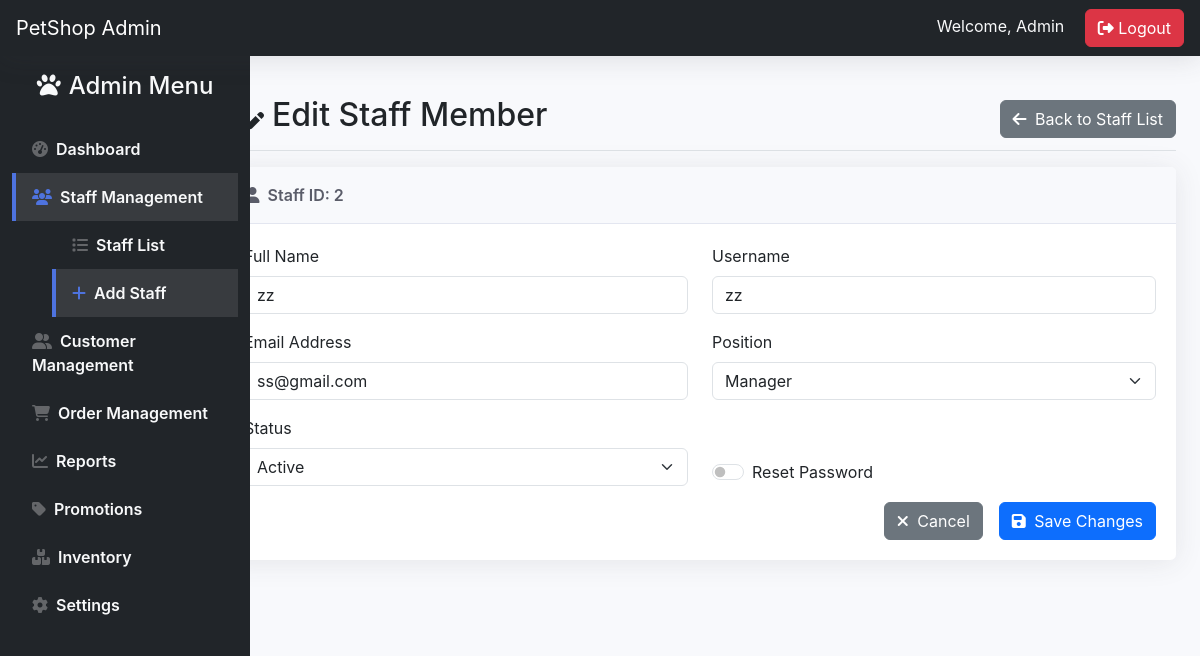
/edit_staff.php?id=2, run on the app's committed database.
### tables this page shows
CREATE TABLE `staff` (
  `Staff_ID` int(11) NOT NULL,
  `Staff_name` varchar(50) NOT NULL,
  `Staff_Username` varchar(50) NOT NULL,
  `Staff_Password` varchar(50) NOT NULL,
  `created_at` timestamp NOT NULL DEFAULT current_timestamp(),
  `position` varchar(255) NOT NULL,
  `Staff_Email` varchar(100) NOT NULL,
  `status` varchar(20) NOT NULL DEFAULT 'Active',
  `reset_token` varchar(64) DEFAULT NULL,
  `reset_token_expires` datetime DEFAULT NULL,
  `password_reset_token` varchar(255) DEFAULT NULL,
  `token_expiry` datetime DEFAULT NULL,
  `login_attempts` int(11) DEFAULT 0,
  `last_failed_login` datetime DEFAULT NULL
);

### edit_staff.php (the view, shortened to what this page needs)
<?php
include('db_connection.php');
$id = $_GET['id'];
$sql = "SELECT * FROM Staff WHERE Staff_ID=?";
$stmt = $conn->prepare($sql);
$stmt->bind_param("i", $id);
$stmt->execute();
$result = $stmt->get_result()->fetch_assoc();
?>
<!DOCTYPE html>
<html lang="en">
<head>
    <link href="https://cdn.jsdelivr.net/npm/bootstrap@5.3.0/dist/css/bootstrap.min.css" rel="stylesheet">
    <link rel="stylesheet" href="https://cdnjs.cloudflare.com/ajax/libs/font-awesome/6.4.0/css/all.min.css">
    <link rel="stylesheet" href="admin_home.css">
</head>
<body>
<nav class="navbar navbar-dark bg-dark px-3">
    <div class="d-flex align-items-center">
        <a class="navbar-brand" href="#">PetShop Admin</a>
    </div>
    <div>
        <span class="text-light me-3">Welcome, Admin</span>
        <a href="login.php" class="btn btn-danger"><i class="fas fa-sign-out-alt"></i> Logout</a>
    </div>
</nav>
<div class="container-fluid">
    <div class="row">
        <nav id="sidebar" class="col-md-2 d-md-block bg-dark sidebar">
            <div class="position-sticky">
                <h4 class="text-light text-center py-3"><i class="fas fa-paw me-2"></i>Admin Menu</h4>
                <ul class="nav flex-column">
                    <li class="nav-item">
                        <a class="nav-link text-light" href="admin_homepage.php">
                            <i class="fas fa-tachometer-alt me-2"></i>Dashboard
                        </a>
                    </li>
                    <li class="nav-item">
                        <a class="nav-link text-light active" data-bs-toggle="collapse" href="#staffMenu">
                            <i class="fas fa-users me-2"></i>Staff Management
                        </a>
                        <div class="collapse show" id="staffMenu">
                            <ul class="nav flex-column ps-4">
                                <li class="nav-item">
                                    <a class="nav-link text-light" href="manage_staff.php">
                                        <i class="fas fa-list me-2"></i>Staff List
                                    </a>
                                </li>
                                <li class="nav-item">
                                    <a class="nav-link text-light active" href="add_staff.php">
                                        <i class="fas fa-plus me-2"></i>Add Staff
                                    </a>
                                </li>
                            </ul>
                        </div>
                    </li>
                    <li class="nav-item">
                        <a class="nav-link text-light" data-bs-toggle="collapse" href="#customerMenu">
                            <i class="fas fa-user-friends me-2"></i>Customer Management
                        </a>
                    </li>
                    <li class="nav-item">
                        <a class="nav-link text-light" data-bs-toggle="collapse" href="#orderMenu">
                            <i class="fas fa-shopping-cart me-2"></i>Order Management
                        </a>
                                </li>
                            </ul>
                        </div>
                    <li class="nav-item">
                        <a class="nav-link text-light" href="reports.php">
                            <i class="fas fa-chart-line me-2"></i>Reports
                        </a>
                    </li>
                    <li class="nav-item">
                        <a class="nav-link text-light" href="promotion.php">
                            <i class="fas fa-tag me-2"></i>Promotions
                        </a>
                    </li>
                    <li class="nav-item">
                        <a class="nav-link text-light" href="inventory.php">
                            <i class="fas fa-boxes me-2"></i>Inventory
                        </a>
                    </li>
                    <li class="nav-item">
                        <a class="nav-link text-light" href="admin_setting.php">
                            <i class="fas fa-cog me-2"></i>Settings
                        </a>
                    </li>
            </div>
        <main class="col-md-10 ms-sm-auto px-md-4">
            <div class="d-flex justify-content-between flex-wrap flex-md-nowrap align-items-center pt-3 pb-2 mb-3 border-bottom">
                <h1 class="h2"><i class="fas fa-user-edit me-2"></i>Edit Staff Member</h1>
                <div class="btn-toolbar mb-2 mb-md-0">
                    <a href="manage_staff.php" class="btn btn-secondary">
                        <i class="fas fa-arrow-left me-1"></i> Back to Staff List
                    </a>
                </div>
            </div>
            <div class="card">
                <div class="card-header">
                    <i class="fas fa-user me-2"></i>Staff ID: <?php echo $result['Staff_ID']; ?>
                </div>
                <div class="card-body">
                    <form method="POST" class="needs-validation" novalidate>
                        <div class="row mb-3">
                            <div class="col-md-6">
                                <label for="Staff_name" class="form-label">Full Name</label>
                                <input type="text" class="form-control" id="Staff_name" name="Staff_name"
                                       value="<?php echo htmlspecialchars($result['Staff_name']); ?>" required>
                            </div>
                            <div class="col-md-6">
                                <label for="Staff_Username" class="form-label">Username</label>
                                <input type="text" class="form-control" id="Staff_Username" name="Staff_Username"
                                       value="<?php echo htmlspecialchars($result['Staff_Username']); ?>" required>
                            </div>
                        </div>
                        <div class="row mb-3">
                            <div class="col-md-6">
                                <label for="Staff_Email" class="form-label">Email Address</label>
                                <input type="email" class="form-control" id="Staff_Email" name="Staff_Email"
                                       value="<?php echo htmlspecialchars($result['Staff_Email']); ?>" required>
                            </div>
                            <div class="col-md-6">
                                <label for="position" class="form-label">Position</label>
                                <select class="form-select" id="position" name="position" required>
                                    <option value="Manager" <?= ($result['position'] == 'Manager') ? 'selected' : '' ?>>Manager</option>
                                </select>
                            </div>
                        </div>
                        <div class="row mb-3">
                            <div class="col-md-6">
                                <label for="status" class="form-label">Status</label>
                                <select class="form-select" id="status" name="status" required>
                                    <option value="Active" <?= ($result['status'] == 'Active') ? 'selected' : '' ?>>Active</option>
                                </select>
                            </div>
                            <div class="col-md-6 d-flex align-items-end">
                                <div class="form-check form-switch">
                                    <input class="form-check-input" type="checkbox" id="resetPassword" name="resetPassword">
                                    <label class="form-check-label" for="resetPassword">Reset Password</label>
                                </div>
                            </div>
                        </div>
                        <div class="d-grid gap-2 d-md-flex justify-content-md-end">
                            <a href="manage_staff.php" class="btn btn-secondary me-md-2">
                                <i class="fas fa-times me-1"></i> Cancel
                            </a>
                            <button type="submit" class="btn btn-primary">
                                <i class="fas fa-save me-1"></i> Save Changes
                            </button>
                        </div>
                    </form>
                </div>
            </div>
        </main>
    </div>
</body>
</html>

### admin_home.css (style rules this page uses)
:root { --sidebar-width: 250px; --topbar-height: 56px; --primary-color: #4e73df; --success-color: #1cc88a; --info-color: #36b9cc; --warning-color: #f6c23e; --danger-color: #e74a3b; --dark-color: #5a5c69; }
body { font-family: 'Nunito', -apple-system, BlinkMacSystemFont, 'Segoe UI', Roboto, 'Helvetica Neue', Arial, sans-serif; background-color: #f8f9fc; padding-top: var(--topbar-height); }
.navbar { height: var(--topbar-height); box-shadow: 0 0.15rem 1.75rem 0 rgba(58, 59, 69, 0.15); position: fixed; top: 0; right: 0; left: 0; z-index: 1030; }
.sidebar { width: var(--sidebar-width); height: calc(100vh - var(--topbar-height)); position: fixed; top: var(--topbar-height); left: 0; background-color: #393440; transition: all 0.3s; z-index: 1020; overflow-y: auto; }
.sidebar .nav-link { color: rgba(255, 255, 255, 0.8); padding: 0.75rem 1rem; font-weight: 600; border-left: 0.25rem solid transparent; transition: all 0.3s; }
.sidebar .nav-link i { margin-right: 0.5rem; color: rgba(255, 255, 255, 0.3); }
.sidebar .nav-link.active { color: #fff; background-color: rgba(255, 255, 255, 0.1); border-left-color: var(--primary-color); }
.sidebar .nav-link.active i { color: var(--primary-color); }
.sidebar .collapse { margin-left: 1rem; }
main { margin-left: var(--sidebar-width); padding: 1.5rem; margin-top: var(--topbar-height); transition: all 0.3s; overflow: visible; }
.card { border: none; border-radius: 0.35rem; box-shadow: 0 0.15rem 1.75rem 0 rgba(58, 59, 69, 0.1); margin-bottom: 1.5rem; }
.card-header { background-color: #f8f9fc; border-bottom: 1px solid #e3e6f0; padding: 1rem 1.35rem; font-weight: 600; color: var(--dark-color); }
.card-header i { margin-right: 0.5rem; }
.card-body { position: relative; overflow: visible; padding: 1.25rem; }

### data on the page
staff: Staff_ID "2", Staff_name "zz", Staff_Username "zz", Staff_Email "ss@gmail.com", position "Manager", status "Active"
